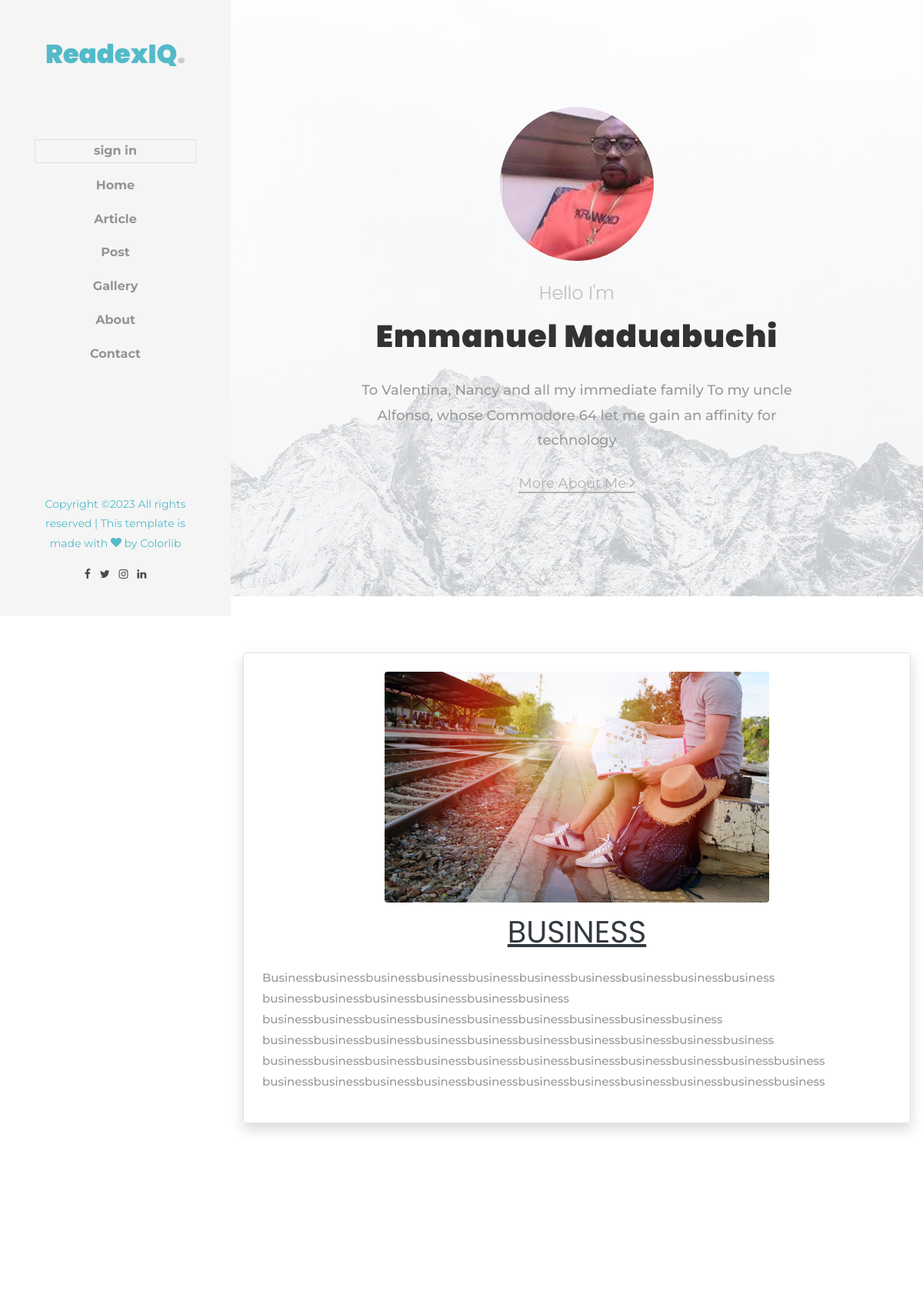
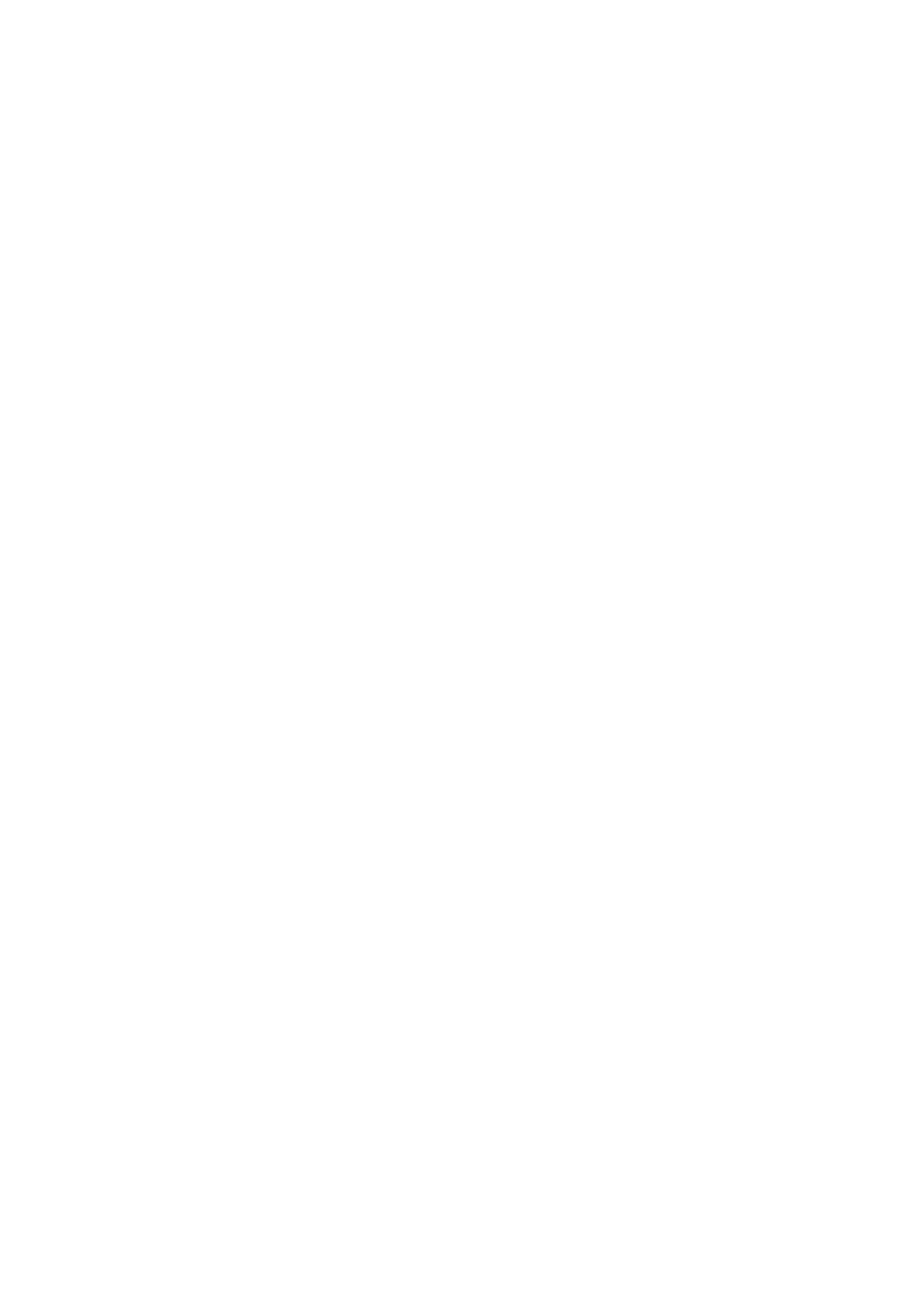
The app's page /article/post/tag/business (upper part) with its own data (2 pictures, top to bottom).
### bookApp/models.py (models this page shows, shortened)
class Author(models.Model):
    user = models.OneToOneField(User, on_delete=models.CASCADE)
    first_name = models.CharField(max_length=20, blank=False, null=True)
    last_name = models.CharField(max_length=20, blank=False, null=True)
    about = models.TextField(blank=False, null=True)
    address = models.TextField(blank=False, null=True)
    street = models.TextField(blank=False, null=True)
    website_name = models.TextField(default='Elen', blank=True, null=True)
    facebook_url = models.CharField(max_length=225, blank=True, null=True)
    twitter_url = models.CharField(max_length=225, blank=True, null=True)
    telegram_url = models.CharField(max_length=225, blank=True, null=True)
    linkdin_url = models.CharField(max_length=225, blank=True, null=True)
    telgram_url = models.CharField(max_length=225, blank=True, null=True)
    tel = models.IntegerField(default="(234) ", null=True)
    image = models.ImageField(upload_to='myApp/image',  blank=False, null=True)

class Category(models.Model):
    title = models.CharField(max_length=20, blank=False, null=True)
    description = models.TextField(blank=False, null=True)
    slug = models.SlugField( blank=False, null=True)
    thumbnail = models.ImageField( blank=False, null=True)
    timestamp = models.DateTimeField(auto_now_add=True, blank=False, null=True)

### bookApp/views.py (the view)
# urls.py: path('article/post/tag/<slug:slug>', CategoryDetailView.as_view(), name='cat'),
class CategoryDetailView(DetailView):
    model = Category
    context_object_name = 'printer'
    template_name = 'bookApp/category.html'
    def get_context_data(self,**kwargs):
        context = super().get_context_data(**kwargs)
        context['author'] = Author.objects.get(id=1)
        context['sidebar'] = Post.objects.values('categories__title').annotate(Count('categories__title'))
        context['print'] = Post.objects.order_by('-id')[0:4]
        context['deprint'] = Post.objects.order_by('?')[0:3]
        context['sidetag'] = Category.objects.order_by('?')[0:9]
        return context

### bookApp/templates/bookApp/category.html (shortened to what this page needs)
{% extends 'bookapp/base.html' %}
{% load humanize %}
{% load static %}
  {% block content %}
	<div id="colorlib-page">
		<aside id="colorlib-aside" role="complementary" class="js-fullheight text-center">
			<h1 id="colorlib-logo"><a style="color: #17a3b8bb;" href="{% url 'home' %}">{{author.website_name|capfirst}}<span>.</span></a></h1>
			<nav id="colorlib-main-menu" role="navigation">
				<ul>
					{% if user.is_authenticated %}
				<li>
					<div class="border">
						{{user.username|capfirst|truncatechars:8}}<br>
						<small class="icon-user"> <a href="{% url 'logout' %}"> sign out</a></small>
				    </div>
				</li>
				{% else %}
				  <li class="border"><a href="{% url 'login' %}">sign in</a></li>
				{% endif %}
				<li><a href="{% url 'home' %}">Home</a></li>
				<li><a href="{% url 'article' %}">Article</a></li>
				<li><a href="{% url 'post' %}">Post</a></li>
				<li><a href="{% url 'photo' %}">Gallery</a></li>
				<li><a href="{% url 'about' %}">About</a></li>
				<li><a href="{% url 'contact' %}">Contact</a></li>
		</ul>
			</nav>
			<div style="color: #17a3b8bb;" class="colorlib-footer">
				<p>
			  Copyright &copy;<script>document.write(new Date().getFullYear());</script> All rights reserved | This template is made with <i class="icon-heart" aria-hidden="true"></i> by <a href="https://colorlib.com" target="_blank">Colorlib</a>
				<ul>
					<li><a><i class="icon-facebook"></i></a></li>
					<li><a><i class="icon-twitter"></i></a></li>
					<li><a><i class="icon-instagram"></i></a></li>
					<li><a><i class="icon-linkedin"></i></a></li>
				</ul>
			</div>
		</aside>
		<div id="colorlib-main">
			{% include 'bookApp/includes/author.html' %}
			<div class="mt-5 m-3 shadow">
				<div class="p-4 rounded border">
					<div class="text-center ">
						<img width="500" height="300" class="img rounded" src="{{printer.thumbnail.url}}">
					</div>
				<h1 class="text-center text-dark p-2">
					<u>{{printer.title|upper}}</u>
				</h1>
				<p>
					{{printer.description|capfirst}}
				</p>
				</div>
			</div>
			<section class="ftco-section">
	    	<div class="container">
	    		<div class="row">
	    			<div class="col-lg-8">
	    				<div class="row">
                            {% for tagpoint in printer.categories.all %}
							<div class="col-md-6">
						</div>
							<br><br><br>
							{% empty %}
									<div class="justify-content-centre p-4">
										<h1 class="text-danger">No article yet</h2>
									</div>
                         {% endfor %}
			    		</div>
			    	</div>
	    		</div>
	    	</div>
	    </section>
		</div>
	</div>
  {% endblock %}

### bookApp/templates/bookApp/includes/author.html
{% load static %}
<div class="hero-wrap js-fullheight" style="background-image: url({%static 'bookApp/images/bg_1.jpg' %});" data-stellar-background-ratio="0.5">
	<div class="overlay"></div>
	<div class="js-fullheight d-flex justify-content-center align-items-center">
		<div class="col-md-8 text text-center">
			<div class="img mb-4" style="background-image: url({{author.image.url}});"></div>
			<div class="desc">
				<h2 class="subheading">Hello I'm</h2>
				<h1 class="mb-4">{{author.first_name|capfirst}} {{author.last_name|capfirst}}</h1>
				<p class="mb-4">{{author.about|capfirst|truncatechars:230}}</p>
				<p><a href="{% url 'about' %}" class="btn-custom">More About Me <span class="ion-ios-arrow-forward"></span></a></p>
			</div>
		</div>
	</div>
</div>

### bookApp/static/bookApp/css/icomoon.css (style rules this page uses)
[class^="icon-"], [class*=" icon-"] { font-family: 'icomoon' !important; speak: none; font-style: normal; font-weight: normal; font-variant: normal; text-transform: none; line-height: 1; -webkit-font-smoothing: antialiased; -moz-osx-font-smoothing: grayscale; }
.icon-heart:before { content: "\f004"; }
.icon-twitter:before { content: "\f099"; }
.icon-facebook:before { content: "\f09a"; }
.icon-linkedin:before { content: "\f0e1"; }
.icon-instagram:before { content: "\f16d"; }

### records on screen
Author: website_name "ReadexIQ", image (picture), first_name "Emmanuel", last_name "Maduabuchi", about "To Valentina, Nancy and all my immediate family To my uncle Alfonso, whose Commodore 64 let me gain an affinity for technology"
Category: thumbnail (picture), title "BUSINESS", description "Businessbusinessbusinessbusinessbusinessbusinessbusinessbusinessbusinessbusiness businessbusinessbusinessbusinessbusinessbusiness businessbusinessbusinessbusinessbusinessbusinessbusinessbusinessbusiness businessbusinessbusinessbusinessbusinessbusinessbusinessbusinessbusinessbusiness businessbusinessbusinessbusinessbusinessbusinessbusinessbusinessbusinessbusinessbusiness businessbusinessbusinessbusinessbusinessbusinessbusinessbusinessbusinessbusinessbusiness"
